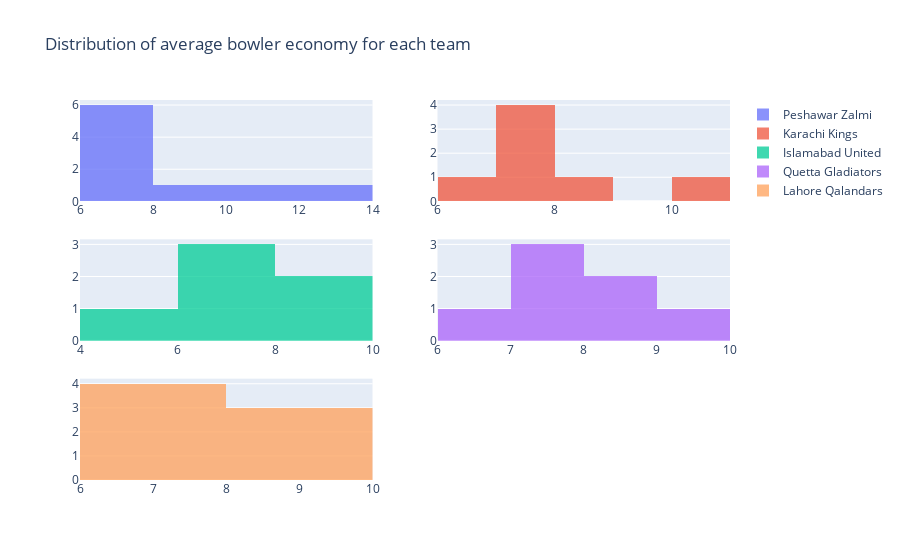

The notebook cell saved with this chart:
### Code cell
# ##Bowler histogram


team_list = ['Peshawar Zalmi', 'Karachi Kings', 'Islamabad United', 'Quetta Gladiators', 'Lahore Qalandars']

trace0 = go.Histogram(x= df_bowler.loc[df_bowler['Bowling_team'] == team_list[0], 'Economy'], opacity = 0.75, name = team_list[0])
trace1 = go.Histogram(x= df_bowler.loc[df_bowler['Bowling_team'] == team_list[1], 'Economy'], opacity = 0.75, name = team_list[1])
trace2 = go.Histogram(x= df_bowler.loc[df_bowler['Bowling_team'] == team_list[2], 'Economy'], opacity = 0.75, name = team_list[2])
trace3 = go.Histogram(x= df_bowler.loc[df_bowler['Bowling_team'] == team_list[3], 'Economy'], opacity = 0.75, name = team_list[3])
trace4 = go.Histogram(x= df_bowler.loc[df_bowler['Bowling_team'] == team_list[4], 'Economy'], opacity = 0.75, name = team_list[4])

fig4 = make_subplots(rows =3, cols = 2)
fig4.append_trace(trace0,1,1)
fig4.append_trace(trace1,1,2)
fig4.append_trace(trace2,2,1)
fig4.append_trace(trace3,2,2)
fig4.append_trace(trace4,3,1)

fig4.layout.title = dict(text = "Distribution of average bowler economy for each team")

fig4.show()

# plotly.offline.plot(fig4, include_plotlyjs = False, output_type = 'div')

### Figure 1 — Plotly figure (JSON) as saved in the notebook; plotly's stock layout.template omitted (floating-point values rounded to 4 significant figures)
{"data": [{"name": "Peshawar Zalmi", "opacity": 0.75, "x": [6.8, 10.5, 6.973, 12.62, 8.765, 6.6, 7, 6.583, 6.364], "type": "histogram", "xaxis": "x", "yaxis": "y"}, {"name": "Karachi Kings", "opacity": 0.75, "x": [6.69, 7.649, 10.11, 7.455, 7.656, 8.214, 7.654], "type": "histogram", "xaxis": "x2", "yaxis": "y2"}, {"name": "Islamabad United", "opacity": 0.75, "x": [7.533, 6.758, 5.857, 9.13, 9.667, 6.923], "type": "histogram", "xaxis": "x3", "yaxis": "y3"}, {"name": "Quetta Gladiators", "opacity": 0.75, "x": [9.4, 7.03, 7.467, 8.091, 8.722, 7.35, 6.625], "type": "histogram", "xaxis": "x4", "yaxis": "y4"}, {"name": "Lahore Qalandars", "opacity": 0.75, "x": [7.167, 6.625, 9.583, 9.4, 6.5, 8.667, 6.25], "type": "histogram", "xaxis": "x5", "yaxis": "y5"}], "layout": {"xaxis": {"anchor": "y", "domain": [0, 0.45]}, "yaxis": {"anchor": "x", "domain": [0.7333, 1]}, "xaxis2": {"anchor": "y2", "domain": [0.55, 1]}, "yaxis2": {"anchor": "x2", "domain": [0.7333, 1]}, "xaxis3": {"anchor": "y3", "domain": [0, 0.45]}, "yaxis3": {"anchor": "x3", "domain": [0.3667, 0.6333]}, "xaxis4": {"anchor": "y4", "domain": [0.55, 1]}, "yaxis4": {"anchor": "x4", "domain": [0.3667, 0.6333]}, "xaxis5": {"anchor": "y5", "domain": [0, 0.45]}, "yaxis5": {"anchor": "x5", "domain": [0, 0.2667]}, "xaxis6": {"anchor": "y6", "domain": [0.55, 1]}, "yaxis6": {"anchor": "x6", "domain": [0, 0.2667]}, "title": {"text": "Distribution of average bowler economy for each team"}}}
